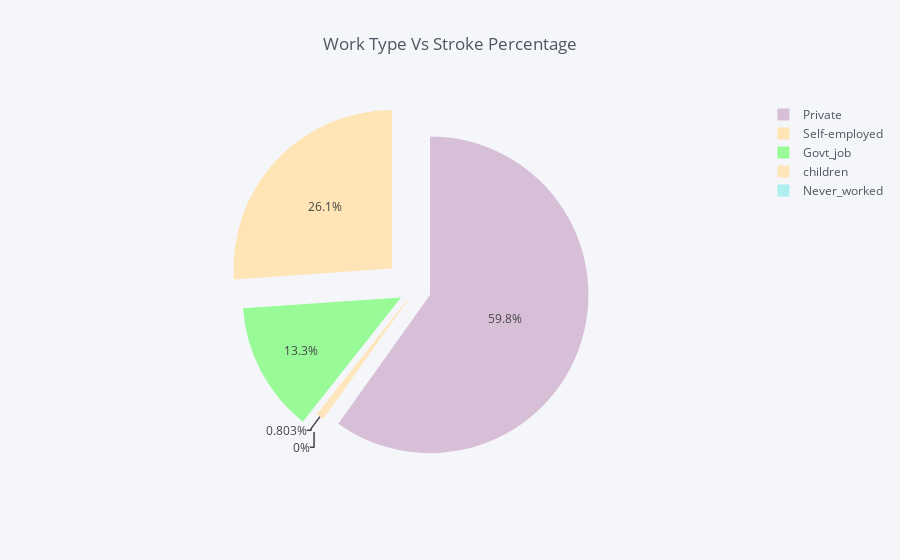

Source (notebook cell):
### Code cell
job = data.groupby(data['work_type'])['stroke'].sum()
data_job = pd.DataFrame({'labels': job.index,
                   'values': job.values
                  })
colors2= ['palegreen','paleturquoise','thistle','moccasin']
data_job.iplot(kind='pie',labels='labels',values='values', title='Work Type Vs Stroke Percentage', colors = colors2,pull=[0.1, 0.1, 0.1, 0.2])

### Figure 1 — Plotly figure (JSON) as saved in the notebook; plotly's stock layout.template omitted (floating-point values rounded to 4 significant figures)
{"data": [{"labels": ["Govt_job", "Never_worked", "Private", "Self-employed", "children"], "marker": {"colors": ["rgba(152, 251, 152, 1.0)", "rgba(175, 238, 238, 1.0)", "rgba(216, 191, 216, 1.0)", "rgba(255, 228, 181, 1.0)", "rgba(255, 228, 181, 0.8999999999999999)"]}, "name": "", "pull": [0.1, 0.1, 0.1, 0.2], "type": "pie", "values": [33, 0, 149, 65, 2]}], "layout": {"legend": {"bgcolor": "#F5F6F9", "font": {"color": "#4D5663"}}, "paper_bgcolor": "#F5F6F9", "plot_bgcolor": "#F5F6F9", "title": "Work Type Vs Stroke Percentage", "titlefont": {"color": "#4D5663"}}}
